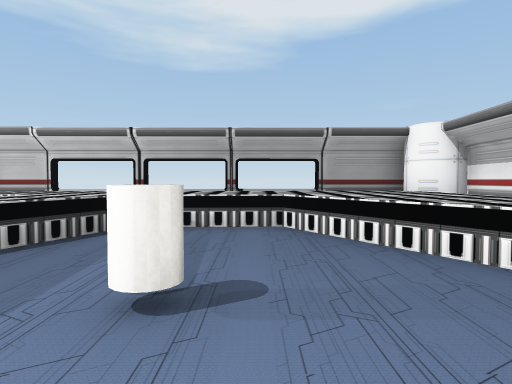
[1] (above)

14 first-person views from a walk through a scene from a Unity 3-D project. The camera is 1.5 m above the floor, tilts 2° down and sees 75° across. Doors are open. The floor is counted in squares, 2 m on a side. Each view is taken from the middle of a square. On the plan, view 1 faces up. The plan holds only what a view shows up to about 11 squares ahead; the rest is blank. The place goes on beyond the plan. Some animated figures are not drawn. Some surface patterns are stand-ins.

[2]
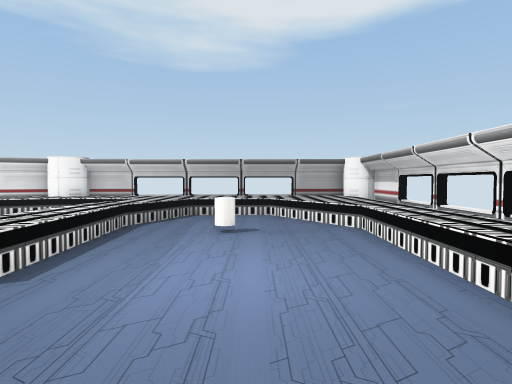

[3]
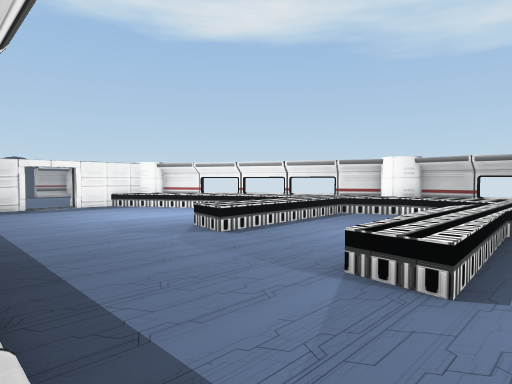

[4]
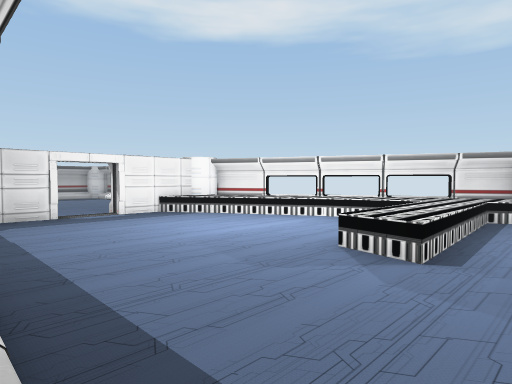

[5]
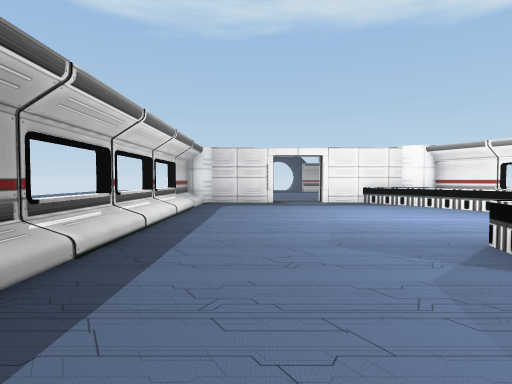

[6]
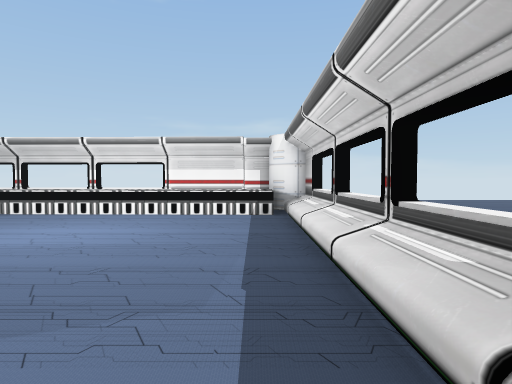

[7]
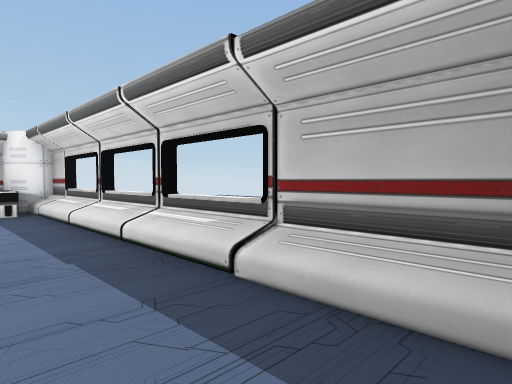

[8]
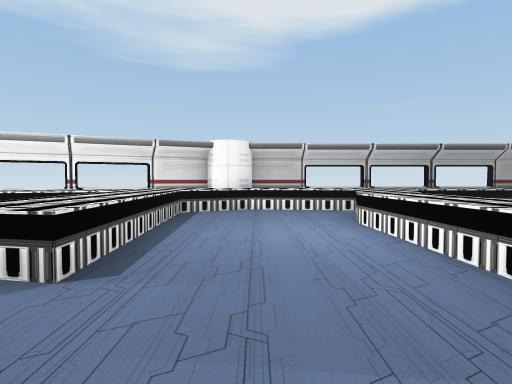

[9]
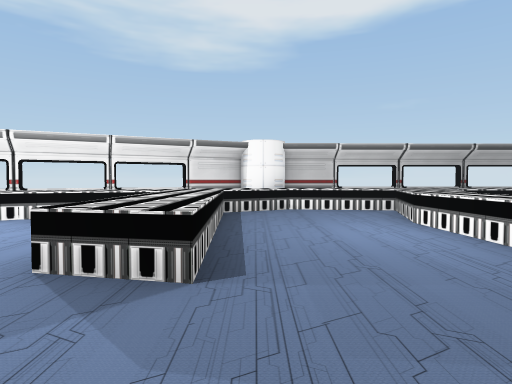

[10]
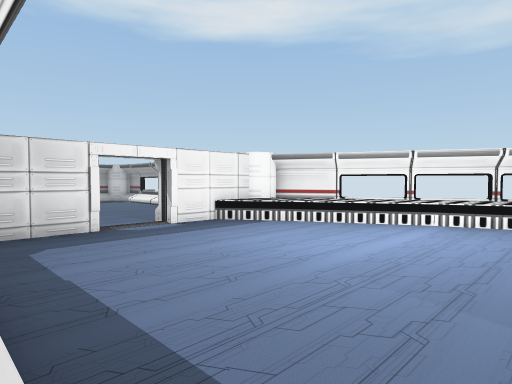

[11]
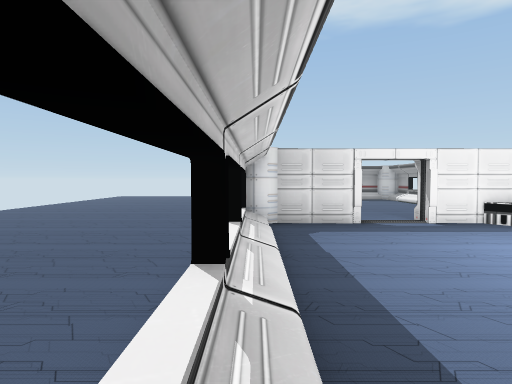

[12]
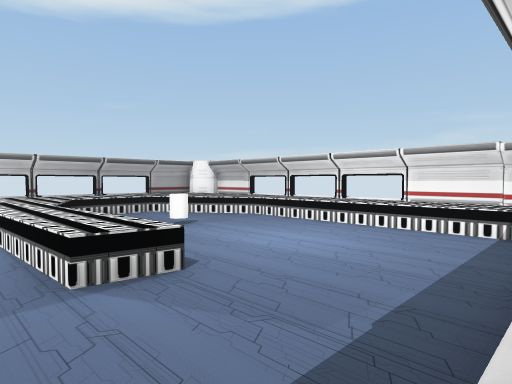

[13]
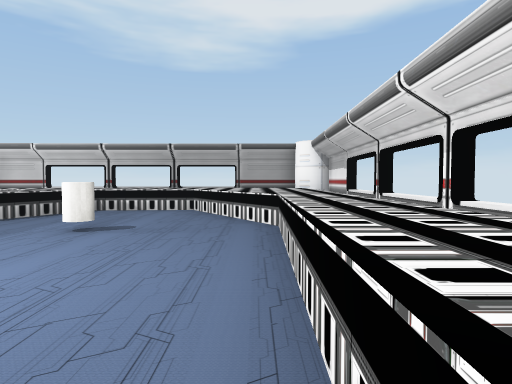

[14]
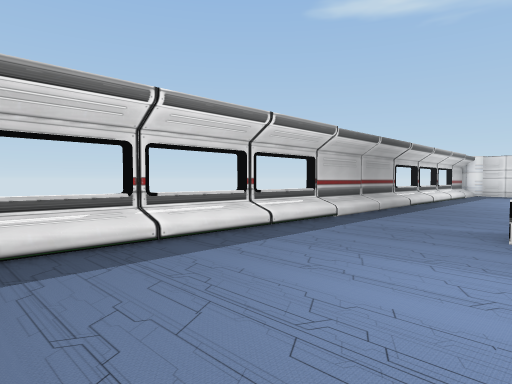

### Floor plan
Key: @ floor where view 1 was taken; # wall or solid block; x gap in a wall; . floor; / step, stairs or slope; D open door; ^ raised ledge; v drop or lower ground; C column; Y cylinder.
Columns run from 20 left of view 1 to 4 right of it. Each row starts with its distance up from view 1.
  8              C   vvv v  C
  7            v^C#^^^^^^^^^C
  6          v#^^^^^^^^^^^^^#
  5        v#^^^^^...^...^^^^
  4      v#^^^^^^...^^....^^^
  3     #^^^^..^^...^^....^^^
  2    C#^^....^^...^^.Y...^^
  1     #.......^...^^.....^^
  0 ...##.......^...^^..@..^^
 -1 ...DD...........^^.....^^
 -2   .DD..................^^
 -3    ##..................^^
 -4     #..................^#
 -5    C#///#/#////////////#C
 -6    CC#vvvvv x###x   x x C

Positions as (right, up) in squares from view 1, and headings:
1: (0, 0), facing up
2: (0, -5), facing up
3: (-2, -5), facing up-left
4: (-6, -5), facing up-left
5: (-5, -3), facing left
6: (-5, -4), facing right
7: (-6, -3), facing down-right
8: (-6, -3), facing up
9: (-7, -3), facing up
10: (-9, -5), facing up-left
11: (-8, -5), facing left
12: (-5, -5), facing up-right
13: (2, -3), facing up
14: (2, -1), facing down-left
